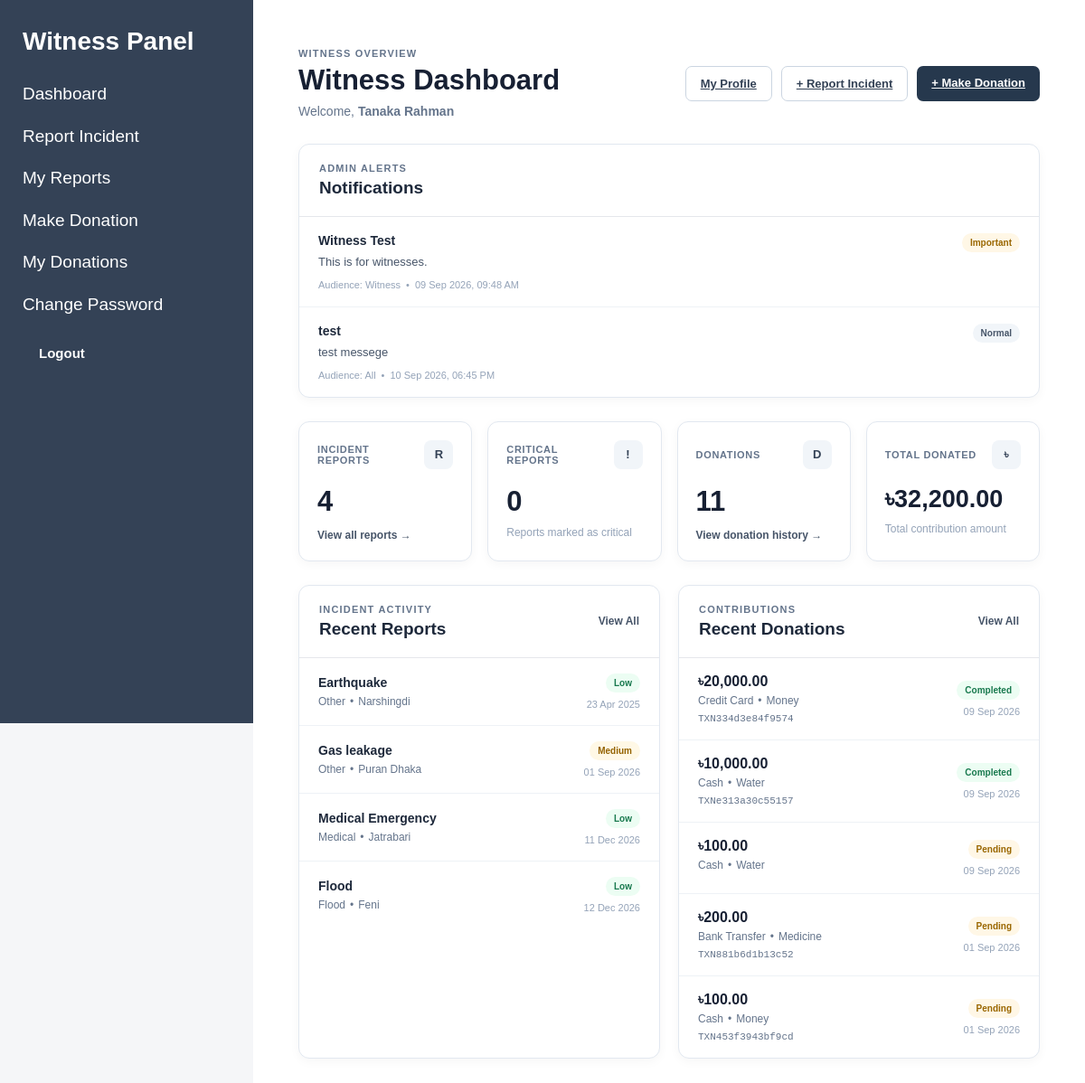
The app's page /index.php?page=witness-dashboard (signed in) with its own data.
### tables this page shows
CREATE TABLE `notifications` (
  `id` int(11) NOT NULL,
  `created_by` int(11) NOT NULL,
  `title` varchar(150) NOT NULL,
  `message` text NOT NULL,
  `alert_type` enum('normal','important','emergency') NOT NULL DEFAULT 'normal',
  `target_audience` enum('all','volunteer','witness','help_seeker') NOT NULL DEFAULT 'all',
  `status` enum('active','inactive') NOT NULL DEFAULT 'active',
  `created_at` timestamp NOT NULL DEFAULT current_timestamp(),
  `updated_at` timestamp NOT NULL DEFAULT current_timestamp() ON UPDATE current_timestamp()
);

CREATE TABLE `witness_reports` (
  `id` int(11) NOT NULL,
  `witness_id` int(11) NOT NULL,
  `title` varchar(150) NOT NULL,
  `description` text NOT NULL,
  `damage_level` varchar(20) NOT NULL DEFAULT 'low',
  `incident_type` varchar(50) NOT NULL,
  `location` varchar(255) NOT NULL,
  `incident_date` datetime NOT NULL,
  `evidence_file` varchar(255) DEFAULT NULL,
  `status` varchar(30) NOT NULL DEFAULT 'pending',
  `created_at` timestamp NOT NULL DEFAULT current_timestamp(),
  `updated_at` timestamp NOT NULL DEFAULT current_timestamp() ON UPDATE current_timestamp()
);

CREATE TABLE `donations` (
  `id` int(11) NOT NULL,
  `witness_id` int(11) NOT NULL,
  `amount` decimal(10,2) NOT NULL,
  `donation_type` varchar(100) NOT NULL,
  `payment_method` varchar(50) NOT NULL,
  `transaction_id` varchar(100) NOT NULL,
  `message` text DEFAULT NULL,
  `status` enum('pending','completed','cancelled') NOT NULL DEFAULT 'pending',
  `created_at` timestamp NOT NULL DEFAULT current_timestamp()
);

### views/witness/dashboard.php (the view, shortened to what the rows shown need)
<?php require_once "views/partials/header.php"; ?>
<?php require_once "views/partials/sidebar.php"; ?>
<div class="content">
    <div class="witness-dashboard">
        <div class="dashboard-header">
            <div>
                <h1>
                    Witness Dashboard
                </h1>
            </div>
        </div>
        <div class="dashboard-panel notification-panel">
            <div class="panel-header">
                <div>
                    <h2>Notifications</h2>
                </div>
            </div>
            <?php if (empty($dashboardNotifications)): ?>
                <div class="empty-data">
                    <p>No active notifications available.</p>
                </div>
            <?php else: ?>
                <div class="notification-list">
                    <?php foreach ($dashboardNotifications as $notification): ?>
                        <?php
                        $alertType = strtolower(
                            $notification['alert_type']
                            ?? 'normal'
                        );
                        ?>
                        <div class="notification-row notification-<?php echo htmlspecialchars($alertType); ?>">
                            <div class="notification-main">
                                <div class="notification-title">
                                    <?php
                                    echo htmlspecialchars(
                                        $notification['title']
                                        ?? ''
                                    );
                                    ?>
                                </div>
                                <div class="notification-message">
                                    <?php
                                    echo nl2br(
                                        htmlspecialchars(
                                            $notification['message']
                                            ?? ''
                                        )
                                    );
                                    ?>
                                </div>
                                <div class="notification-meta">
                                    Audience:
                                    <?php
                                    echo htmlspecialchars(
                                        ucwords(
                                            str_replace(
                                                '_',
                                                ' ',
                                                $notification['target_audience']
                                                ?? 'all'
                                            )
                                        )
                                    );
                                    ?>
                                    <?php if (!empty($notification['created_at'])): ?>
                                        <span>•</span>
                                        <?php
                                        echo htmlspecialchars(
                                            date(
                                                'd M Y, h:i A',
                                                strtotime(
                                                    $notification['created_at']
                                                )
                                            )
                                        );
                                        ?>
                                    <?php endif; ?>
                                </div>
                            </div>
                            <span class="alert-badge alert-<?php echo htmlspecialchars($alertType); ?>">
                                <?php echo htmlspecialchars(ucfirst($alertType)); ?>
                            </span>
                        </div>
                    <?php endforeach; ?>
                </div>
            <?php endif; ?>
        </div>
        <div class="dashboard-sections">
            <div class="dashboard-panel">
                <div class="panel-header">
                    <div>
                        <h2>
                            Recent Reports
                        </h2>
                    </div>
                </div>
                <?php if (empty($recentReports)): ?>
                    <div class="empty-data">
                        <p>
                            No incident reports yet.
                        </p>
                        <a href="index.php?page=witness-report-create">
                            Report an Incident
                        </a>
                    </div>
                <?php else: ?>
                    <div class="activity-list">
                        <?php foreach ($recentReports as $report): ?>
                            <?php
                            $damage =
                                strtolower(
                                    $report['damage_level']
                                    ?? 'low'
                                );
                            ?>
                            <div class="activity-item">
                                <div class="activity-main">
                                    <div class="activity-title">
                                        <a
                                            href="index.php?page=witness-report-view&id=<?php echo (int)$report['id']; ?>"
                                        >
                                            <?php
                                            echo htmlspecialchars(
                                                $report['title']
                                            );
                                            ?>
                                        </a>
                                    </div>
                                    <div class="activity-meta">
                                        <?php
                                        echo htmlspecialchars(
                                            ucfirst(
                                                $report[
                                                    'incident_type'
                                                ]
                                                ?? ''
                                            )
                                        );
                                        ?>
                                        <?php if (!empty($report['location'])): ?>
                                            <span>•</span>
                                            <?php
                                            echo htmlspecialchars(
                                                $report['location']
                                            );
                                            ?>
                                        <?php endif; ?>
                                    </div>
                                </div>
                                <div class="activity-side">
                                    <span
                                        class="damage-badge damage-<?php echo htmlspecialchars($damage); ?>"
                                    >
                                        <?php
                                        echo htmlspecialchars(
                                            ucfirst($damage)
                                        );
                                        ?>
                                    </span>
                                    <small>
                                        <?php
                                        if (!empty(
                                            $report['incident_date']
                                        )) {
                                            echo htmlspecialchars(
                                                date(
                                                    'd M Y',
                                                    strtotime(
                                                        $report[
                                                            'incident_date'
                                                        ]
                                                    )
                                                )
                                            );
                                        }
                                        ?>
                                    </small>
                                </div>
                            </div>
                        <?php endforeach; ?>
                    </div>
                <?php endif; ?>
            </div>
            <div class="dashboard-panel">
                <div class="panel-header">
                    <div>
                        <h2>
                            Recent Donations
                        </h2>
                    </div>
                </div>
                <?php if (empty($recentDonations)): ?>
                    <div class="empty-data">
                        <p>
                            No donations yet.
                        </p>
                        <a href="index.php?page=donation-create">
                            Make a Donation
                        </a>
                    </div>
                <?php else: ?>
                    <div class="activity-list">
                        <?php foreach ($recentDonations as $donation): ?>
                            <?php
                            $paymentNames = [
                                'card' => 'Credit Card',
                                'bkash' => 'bKash',
                                'nagad' => 'Nagad',
                                'bank' => 'Bank Transfer',
                                'cash' => 'Cash'
                            ];
                            $paymentMethod =
                                $paymentNames[
                                    $donation[
                                        'payment_method'
                                    ]
                                ]
                                ?? ucfirst(
                                    $donation[
                                        'payment_method'
                                    ]
                                    ?? ''
                                );
                            $status =
                                strtolower(
                                    $donation['status']
                                    ?? 'pending'
                                );
                            ?>
                            <div class="activity-item">
                                <div class="activity-main">
                                    <div class="donation-dashboard-amount">
                                        ৳<?php
                                        echo number_format(
                                            (float)$donation[
                                                'amount'
                                            ],
                                            2
                                        );
                                        ?>
                                    </div>
                                    <div class="activity-meta">
                                        <?php
                                        echo htmlspecialchars(
                                            $paymentMethod
                                        );
                                        ?>
                                        <span>•</span>
                                        <?php
                                        echo htmlspecialchars(
                                            ucfirst(
                                                $donation[
                                                    'donation_type'
                                                ]
                                            )
                                        );
                                        ?>
                                    </div>
                                    <div class="transaction-small">
                                        <?php
                                        echo htmlspecialchars(
                                            $donation[
                                                'transaction_id'
                                            ]
                                            ?? ''
                                        );
                                        ?>
                                    </div>
                                </div>
                                <div class="activity-side">
                                    <span
                                        class="donation-status status-<?php echo htmlspecialchars($status); ?>"
                                    >
                                        <?php
                                        echo htmlspecialchars(
                                            ucfirst($status)
                                        );
                                        ?>
                                    </span>
                                    <small>
                                        <?php
                                        if (!empty(
                                            $donation['created_at']
                                        )) {
                                            echo htmlspecialchars(
                                                date(
                                                    'd M Y',
                                                    strtotime(
                                                        $donation[
                                                            'created_at'
                                                        ]
                                                    )
                                                )
                                            );
                                        }
                                        ?>
                                    </small>
                                </div>
                            </div>
                        <?php endforeach; ?>
                    </div>
                <?php endif; ?>
            </div>
        </div>
    </div>
</div>
<?php require_once "views/partials/footer.php"; ?>

### records on screen
notifications: title "Witness Test", message "This is for witnesses.", target_audience "Witness", created_at "09 Sep 2026, 09:48 AM", alert_type "Important"
notifications: title "test", message "test messege", target_audience "All", created_at "10 Sep 2026, 06:45 PM", alert_type "Normal"
witness_reports: title "Earthquake", incident_type "Other", location "Narshingdi", damage_level "Low", incident_date "23 Apr 2025"
witness_reports: title "Gas leakage", incident_type "Other", location "Puran Dhaka", damage_level "Medium", incident_date "01 Sep 2026"
witness_reports: title "Medical Emergency", incident_type "Medical", location "Jatrabari", damage_level "Low", incident_date "11 Dec 2026"
witness_reports: title "Flood", incident_type "Flood", location "Feni", damage_level "Low", incident_date "12 Dec 2026"
donations: amount "20,000.00", payment_method "Credit Card", donation_type "Money", transaction "TXN334d3e84f9574", status "Completed", created_at "09 Sep 2026"
donations: amount "10,000.00", payment_method "Cash", donation_type "Water", transaction "TXNe313a30c55157", status "Completed", created_at "09 Sep 2026"
donations: amount "100.00", payment_method "Cash", donation_type "Water", status "Pending", created_at "09 Sep 2026"
donations: amount "200.00", payment_method "Bank Transfer", donation_type "Medicine", transaction "TXN881b6d1b13c52", status "Pending", created_at "01 Sep 2026"
donations: amount "100.00", payment_method "Cash", donation_type "Money", transaction "TXN453f3943bf9cd", status "Pending", created_at "01 Sep 2026"

### other values on screen
$_SESSION['user']['name'] "Tanaka Rahman"
